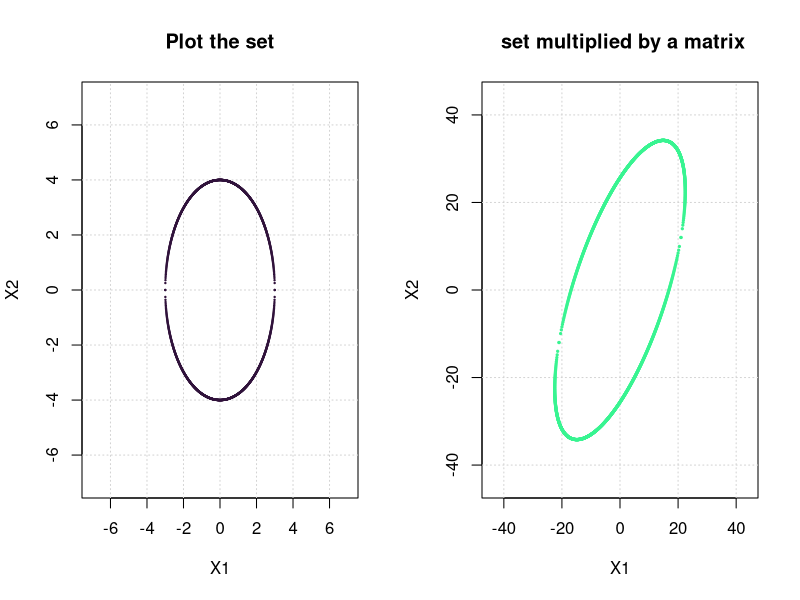
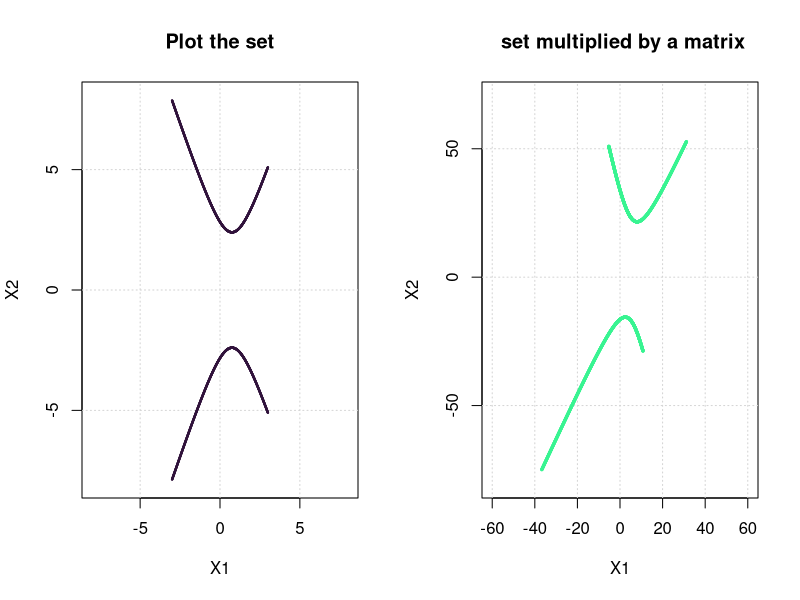

Recreate these plots in R, in order.
# SWMS 2026 day2 worksheet-2 R codes

###load the following library to use viridis colours in plots
library(viridisLite)

## generating viridis colour palatte of size 14
v_col <- viridis(n = 14, option = "H")
####################################################################################

## Q3## visualize the effect of multiplication on the sets by the matrix
## ellipse
# Let's generate some points first on the x1
x1 <- seq(-3, 3, length = 1000)

# We'll now generate the points for x2 using (x1^2)/9+(x2^2)/16 = 1
# Here for each x1, x2 can take positive and negative values.
x2_pos = 4* sqrt(1-x1^2/9)  ### x2 = 4(1-x1^(2)/9)^(0.5)
x2_neg = - 4* sqrt(1-x1^2/9)  ### x2 = -4(1-x1^(2)/9)^(0.5)

# visualize this shape, i.e., Ellipse
par(mfrow =c(1, 2)) 
plot(xlim <- c(-7, 7),  ylim <- c(-7, 7), type = "n", xlab = "X1", ylab = "X2",
     main = "Plot the set") 
grid()  ### adding grids
points(x1, x2_pos, col = v_col[1], pch = 19, cex = .2) #add points in the plot
points(x1, x2_neg, col = v_col[1], pch = 19, cex = .2)

# Now let's stack them row wise using rbind() 
x_pos = rbind(x1, x2_pos)
x_pos
x_neg = rbind(x1, x2_neg)
x_neg

# Define a matrix
A = matrix(data = c(7, 4, 2, 8), nrow = 2, ncol = 2)

## transformation of x_pos and x_neg by multiplying them by matrix A
y_pos = A %*% x_pos
y_pos
y_neg = A %*% x_neg
y_neg

#Let's visualize the results
plot(xlim <- c(-44, 44),  ylim <- c(-44, 44), type = "n", xlab = "X1", ylab = "X2",
     main = " set multiplied by a matrix") 
grid()  ### adding grids
points(y_pos[1, ], y_pos[2, ], col = v_col[6], pch = 19, cex = .3)
points(y_neg[1, ], y_neg[2, ], col = v_col[6], pch = 19, cex = .3)

##########################################################################
### ellipse
# Let's generate some points first on the x1
x1 <- seq(-3, 3, length = 1000)

# We'll now generate the points for x2 using 4x1^2 -x2^2 = 6x1-8
# Here for each x1, x2 can take positive and negative values.
x2_pos = sqrt(4*x1^2 - 6*x1+8)  ### x2 = sqrt(4*x1^2 - 6*x1+8)
x2_neg = - sqrt(4*x1^2 - 6*x1+8)  ### x2 = -sqrt(4*x1^2 - 6*x1+8)

#visualize this shape, i.e., Ellipse
par(mfrow =c(1, 2)) 
plot(xlim <- c(-8, 8),  ylim <- c(-8, 8), type = "n", xlab = "X1", ylab = "X2",
     main = "Plot the set") 
grid()  ### adding grids
points(x1, x2_pos, col = v_col[1], pch = 19, cex = .2) #add points in the plot
points(x1, x2_neg, col = v_col[1], pch = 19, cex = .2)

#Now let's stack them row wise using rbind() 
x_pos = rbind(x1, x2_pos)
x_pos
x_neg = rbind(x1, x2_neg)
x_neg

#Define a matrix
A = matrix(data = c(7, 4, 2, 8), nrow = 2, ncol = 2)

## transformation of x_pos and x_neg by multiplying them by matrix A
y_pos = A %*% x_pos
y_pos
y_neg = A %*% x_neg
y_neg

#Let's visualize the results
plot(xlim <- c(-60, 60),  ylim <- c(-80, 70), type = "n", xlab = "X1", ylab = "X2",
     main = " set multiplied by a matrix") 
grid()  ### adding grids
points(y_pos[1, ], y_pos[2, ], col = v_col[6], pch = 19, cex = .3)
points(y_neg[1, ], y_neg[2, ], col = v_col[6], pch = 19, cex = .3)
